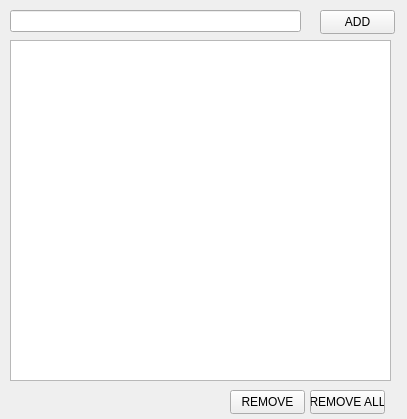
<?xml version="1.0" encoding="UTF-8"?>
<ui version="4.0">
 <class>MainWindow2</class>
 <widget class="QMainWindow" name="MainWindow2">
  <property name="geometry">
   <rect>
    <x>0</x>
    <y>0</y>
    <width>407</width>
    <height>419</height>
   </rect>
  </property>
  <property name="windowTitle">
   <string>MainWindow</string>
  </property>
  <widget class="QWidget" name="centralwidget">
   <widget class="QLineEdit" name="txtTask">
    <property name="geometry">
     <rect>
      <x>10</x>
      <y>10</y>
      <width>291</width>
      <height>22</height>
     </rect>
    </property>
   </widget>
   <widget class="QPushButton" name="btnAdd">
    <property name="geometry">
     <rect>
      <x>320</x>
      <y>10</y>
      <width>75</width>
      <height>24</height>
     </rect>
    </property>
    <property name="text">
     <string>ADD</string>
    </property>
   </widget>
   <widget class="QListWidget" name="listWidget">
    <property name="geometry">
     <rect>
      <x>10</x>
      <y>40</y>
      <width>381</width>
      <height>341</height>
     </rect>
    </property>
   </widget>
   <widget class="QPushButton" name="btnRemove">
    <property name="geometry">
     <rect>
      <x>230</x>
      <y>390</y>
      <width>75</width>
      <height>24</height>
     </rect>
    </property>
    <property name="text">
     <string>REMOVE</string>
    </property>
   </widget>
   <widget class="QPushButton" name="btnRemoveAll">
    <property name="geometry">
     <rect>
      <x>310</x>
      <y>390</y>
      <width>75</width>
      <height>24</height>
     </rect>
    </property>
    <property name="text">
     <string>REMOVE ALL</string>
    </property>
   </widget>
  </widget>
 </widget>
 <resources/>
 <connections/>
</ui>
